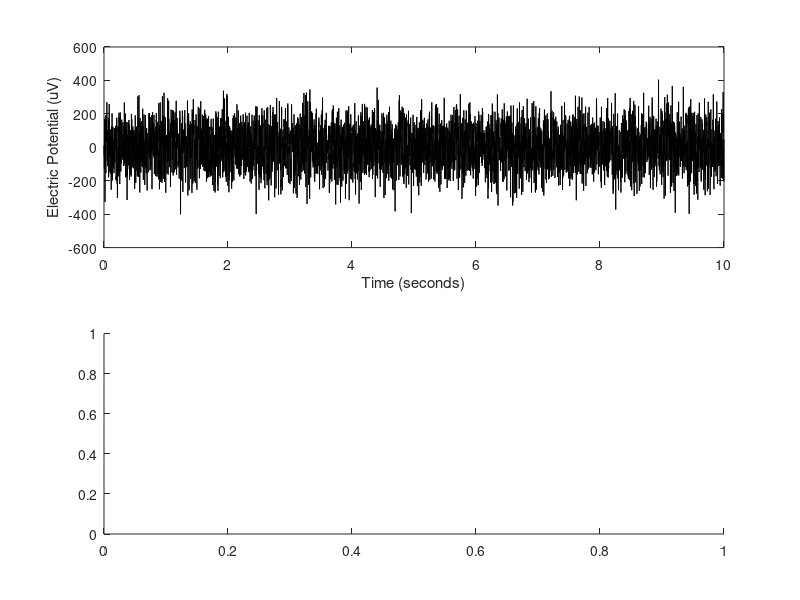

Source code (MATLAB): (Note: this script raises an error after producing the figure.)
close all;
clear;

fs = 500; % Hz
width = 10; % seconds
freq_signal = 50; % Hz
t = linspace(0,10,fs*width);
V = 100 * ( sin(t*((freq_signal)*(2*pi))) + normrnd(0,1,[1 fs*width]) ); % uV

h = figure;
subplot(2,1,1)
plot(t,V,'black-');
xlabel('Time (seconds)');
ylabel('Electric Potential (uV)')

subplot(2,1,2)
[Pxx,F] = pwelch(V,fs,round(fs*0.9),[],fs);
plot(F,log(Pxx),'black-');
ylabel('PSD (dB/Hz)');
xlabel('Frequency (Hz)');